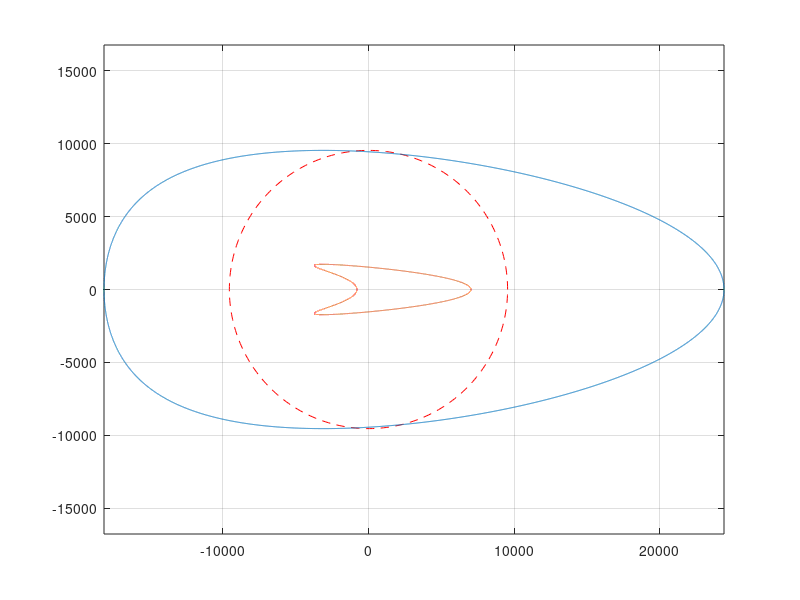

Write MATLAB code to recreate this figure.
clc;
close all;

mc=3.5257;
R=0.0762;
w=1800;
r=mc*R*(w*(2*pi/60))^2;
xc=0;
yc=0;
theta=0:0.02:2*pi;
x=xc+r*cos(theta);
y=yc+r*sin(theta);
plot(x,y,'r--');
grid on;
axis equal
hold on
mp=4.331;
L=0.286;
thetaa=0:0.02:360;
xx=mc*R*(w*(2*pi/60))^2*cos(thetaa*(pi/180))+...
    (mp*R*(w*(2*pi/60))^2)*(cos(thetaa*(pi/180))+(R/L)*cos(2*thetaa*(pi/180)));
yy=mc*R*(w*(2*pi/60))^2*sin(thetaa*(pi/180));
plot(xx,yy);
grid on;
axis equal
hold on
a=(2/3);
thetaaa=0:0.02:360;
xxx=mc*R*(w*(2*pi/60))^2*cos(thetaaa*(pi/180))+...
    (mp*R*(w*(2*pi/60))^2)*(cos(thetaaa*(pi/180))+(R/L)*cos(2*thetaaa*(pi/180)))...
    -mc*R*(w*(2*pi/60))^2*cos(thetaaa*(pi/180))-a*(mp*R*(w*(2*pi/60))^2)*cos(thetaaa*(pi/180));
yyy=mc*R*(w*(2*pi/60))^2*sin(thetaaa*(pi/180))-a*(mp*R*(w*(2*pi/60))^2)*sin(thetaaa*(pi/180));
plot(xxx,yyy);
grid on;

